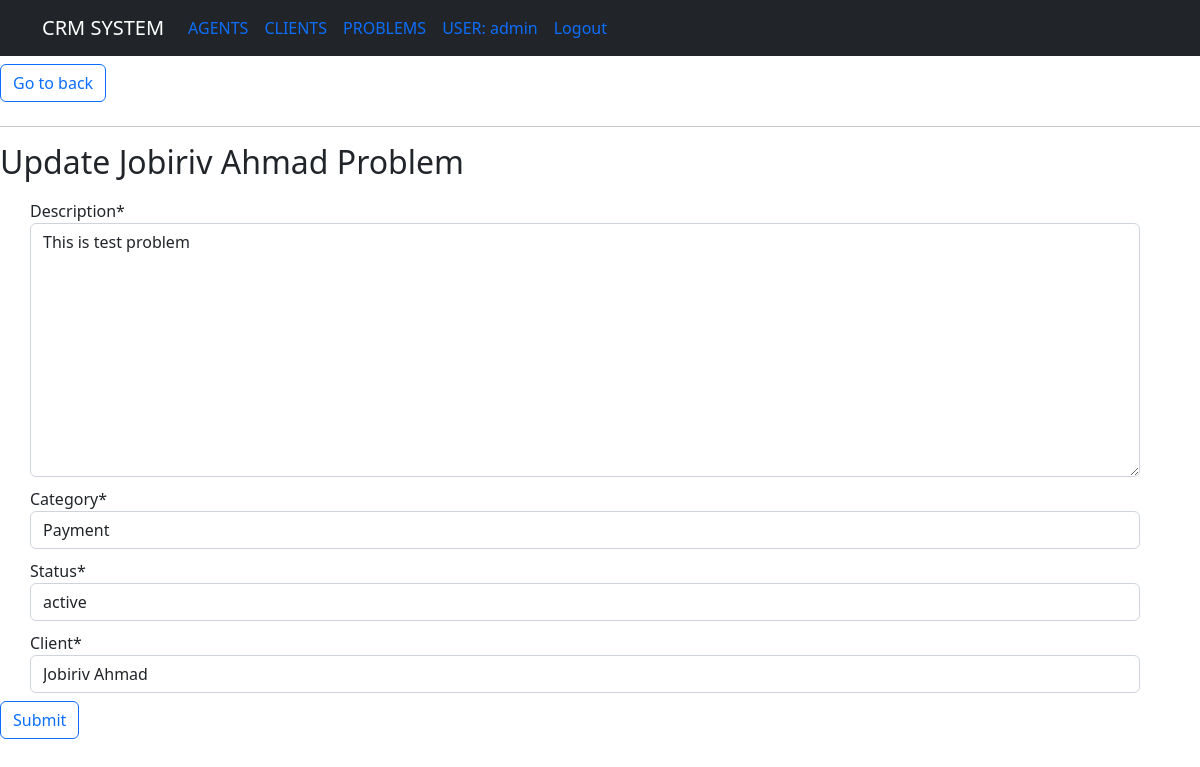
The app's page /problem/15/ (signed in) with its own data.
### agents/models.py (models this page shows, shortened)
class CustomerUser(AbstractUser):
    pass

class Problem(models.Model):
    STATUS_PROBLEM = (
        ('active', 'active'),
        ('canceled', 'canceled'),
        ('done', 'done')
    )
    description = models.TextField('description')
    category = models.ForeignKey(Category, verbose_name='category', on_delete=models.CASCADE)
    status = models.CharField('Status', max_length=100, choices=STATUS_PROBLEM)
    date_added = models.DateTimeField('created_at', auto_now_add=True)
    client = models.ForeignKey("Client", on_delete=models.CASCADE)
    class Meta:
        ordering = ('-date_added',)

class Client(models.Model):
    GENDER = (
        ('male', 'male'),
        ('female', 'female')
    )
    first_name = models.CharField(max_length=100)
    last_name = models.CharField(max_length=100)
    patronymic = models.CharField(max_length=100)
    was_born = models.DateField(default=2003)
    gender = models.CharField(max_length=100, choices=GENDER)
    age = models.IntegerField(default=0)
    date_added = models.DateTimeField(auto_now_add=True)
    phone_number = models.CharField(max_length=20)
    email = models.EmailField()
    def __str__(self):
        return f"{self.first_name} {self.last_name}"
    class Meta:
        ordering = ('-date_added',)

### problem/views.py (the view, shortened to what this page needs)
# urls.py: path('<int:pk>/', UpdateProblem.as_view(), name='update_problem'),
class UpdateProblem(LoginRequiredMixin, generic.UpdateView):
    template_name = 'problem/update_problem.html'
    form_class = ProblemForm
    queryset = Problem.objects.all()
    context_object_name = 'problem'

### problem/forms.py
class ProblemForm(forms.ModelForm):
    class Meta:
        model = Problem
        fields = '__all__'

### agents/models.py (called while the page is built)
    def __str__(self):
        return self.title

### templates/problem/update_problem.html (shortened to what this page needs)
{% extends 'base.html' %}
{% load crispy_forms_tags %}
{% block content %}
<a class ="btn btn-outline-primary my-2" href="{% url 'list_problem' %}">Go to back</a>
<hr/>
<h2> Update  {{ problem.client.first_name }} {{ problem.client.last_name }} Problem</h2>
<form method="post" action="">
    {{ form|crispy }}
    <button class="btn btn-outline-primary my-2" type="submit">Submit</button>
</form>
{% endblock %}

### templates/navbar.html (shortened to what this page needs)
<nav class="navbar navbar-expand-lg navbar-dark bg-dark" >
  <div class="container">
    <a class="navbar-brand" href="#">CRM SYSTEM</a>
    <div class="collapse navbar-collapse float-end" id="navbarNavAltMarkup">
      <div class="navbar-nav">
          <ul class="nav justify-content-end">
             {% if user.is_staff %}
              <li class="nav-item ">
              <a class="nav-link" href="{% url 'list_agent' %}">AGENTS</a>
              </li>
              {% endif %}
             {% if user.is_authenticated %}
              <li class="nav-item">
              <a class="nav-link" href="{% url 'list_client' %}">CLIENTS</a>
              </li>
              <li class="nav-item">
              <a class="nav-link" href="{% url 'list_problem' %}">PROBLEMS</a>
              </li>
              <li class="nav-item">
              <a class="nav-link" href="{% url 'list_problem' %}">USER: {{ user }}</a>
              </li>
              <li class="nav-item">
             <a  class="nav-link " href="{% url 'logout' %}">Logout</a>
              </li>
              {% else %}
              <li class="nav-item">
             <a class="nav-link" href="{% url 'login' %}">Login</a>
              </li>
              {% endif %}
</ul>
      </div>
    </div>
  </div>
</nav>

### agents/static/style.css (style rules this page uses)
body { background-color: fufufu; }
.btn { position: relative; padding 10px; }
.form-group { padding-left: 30px; padding-right: 60px; padding-top: 10px; }

### records on screen
CustomerUser: username "admin"
Problem: client.first_name "Jobiriv", client.last_name "Ahmad", description "This is test problem", category "Payment", status "active", client "Jobiriv Ahmad"
